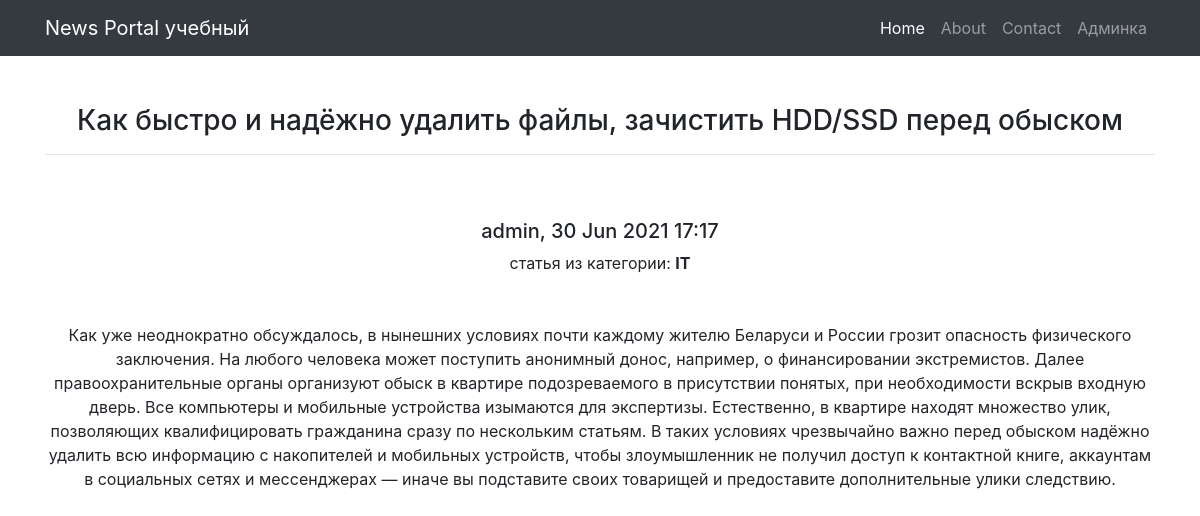
Screenshot of /news/434/ with the database file from the repository.
### newapp/models.py (models this page shows, shortened)
class Post(models.Model):
    post = "PO"
    new = "NE"
    POST_NEW = [(post, "статья"), (new,"новость")]
    new_post = models.CharField(max_length = 2, choices = POST_NEW, default = post, verbose_name="Тип")
    time_in_new_post = models.DateTimeField(auto_now_add=True, verbose_name="Дата публикации")
    title = models.CharField(max_length=150, verbose_name="Заголовок", null=False)
    content_new_post = models.TextField(null=False, verbose_name="Текст",)
    rating_new_post = models.FloatField(default=0.0, verbose_name="Рейтинг")
    photo = models.ImageField(upload_to='photos/%Y/%m/%d', verbose_name="Фото", blank=True)
    is_published = models.BooleanField(default=False, verbose_name="Опубликовано")
    updated_at = models.DateTimeField(auto_now=True, null=True, verbose_name="Обновлено")
    category = models.ManyToManyField(Category, through='PostCategory')
    author = models.ForeignKey(Author, on_delete=models.CASCADE)
    class Meta:
        verbose_name = 'Публикация'
        verbose_name_plural = 'Публикации'

class Author(models.Model):
    author = models.OneToOneField(User, on_delete=models.CASCADE)
    author_rating = models.FloatField(default=0.0)
    class Meta:
        verbose_name = 'Автор'
        verbose_name_plural = 'Авторы'

class Category(models.Model):
    category_name = models.CharField(max_length=30, unique=True, null=False,)
    subscriber = models.ManyToManyField(User, blank=True)
    def __str__(self):
        return self.category_name
    class Meta:
        verbose_name = 'Категория'
        verbose_name_plural = 'Категории'

### newapp/views.py (the view, shortened to what this page needs)
# urls.py: path('<int:pk>/', PostDetailView.as_view(), name='post_detail'),
class PostDetailView(DetailView):
    model = Post
    template_name = 'post_detail.html'
    context_object_name = 'post'
    permission_required = ('newapp.add_post',)
    def get_object(self, *args, **kwargs):                      # переопределяем метод получения объекта
        obj = cache.get(f'new_post-{self.kwargs["pk"]}', None)  # кэш очень похож на словарь, и метод get действует также. Он забирает значение по ключу, если его нет, то забирает None.
        if not obj:                                             # если объекта нет в кэше, то получаем его и записываем в кэш
            obj = super().get_object()
            cache.set(f'new_post-{self.kwargs["pk"]}', obj)
        return obj
    def get_context_data(self, *args, **kwargs):
        context = super(PostDetailView, self).get_context_data(**kwargs)
        try:
            context['CP'] = Comment.objects.filter(post=self.kwargs['pk'])
            context['PCC'] = PostCategory.objects.get(post=self.kwargs['pk']).category
            context['all_category'] = Category.objects.get(post=self.kwargs.get('pk'))
            context['is_subscriber'] = Category.objects.get(post=self.kwargs.get('pk')).subscriber.filter(username=self.request.user).exists()
        except Comment.DoesNotExist:
            context['CP'] = None
            context['PCC'] = None
            context['all_category'] = None
        return context

### newapp/templatetags/censor.py (called while the page is built)
@register.filter(name='censor')
def censor(value, arg):  # value|censor:arg
    bad_words = {
        'дурак',
        'дура',
        'сука',
        'жопа',
    }
    list_value = value.split(' ')
    for bad_word in bad_words:
        for i in range(len(list_value)):
            if bad_word in list_value[i].lower():
                list_value[i] = arg
    return ' '.join(list_value)

### templates/post_detail.html (shortened to what this page needs)
{% extends 'flatpages/default.html' %}
{% load censor %}
{% block content %}
{% load cache %} &lt;!&ndash; Загружаем кэширование &ndash;&gt;
<br><br>
<h3> {{ post.title|censor:'@#%&$' }} </h3>
<hr>
<br><br>
<h5> {{ post.author.author }}, {{ post.time_in_new_post|date:'d M Y H:i' }}</h5>
<div>
    {% if PCC %}
    {{ post.get_new_post_display }} из категории: <strong>{{ PCC }}</strong>
    <br><br>
    <p>{{ post.content_new_post|censor:'@#%&$' }}</p>
    <br>
    {% else %}
        <h2>Категория не присвоена!</h2>
    {% endif %}
</div>
{% endblock content %}

### rows the page displays
Post: title|censor "Как быстро и надёжно удалить файлы, зачистить HDD/SSD перед обыском", author.author "admin", time_in_new_post "30 Jun 2021 17:17", new_post "статья", content_new_post|censor "Как уже неоднократно обсуждалось, в нынешних условиях почти каждому жителю Беларуси и России грозит опасность физического заключения. На любого человека может поступить анонимный донос, например, о финансировании экстремистов. Далее правоохранительные органы организуют обыск в квартире подозреваемого в присутствии понятых, при необходимости вскрыв входную дверь. Все компьютеры и мобильные устройства изымаются для экспертизы. Естественно, в квартире находят множество улик, позволяющих квалифицировать гражданина сразу по нескольким статьям. В таких условиях чрезвычайно важно перед обыском надёжно удалить всю информацию с накопителей и мобильных устройств, чтобы злоумышленник не получил доступ…"
Category: category_name "IT"
